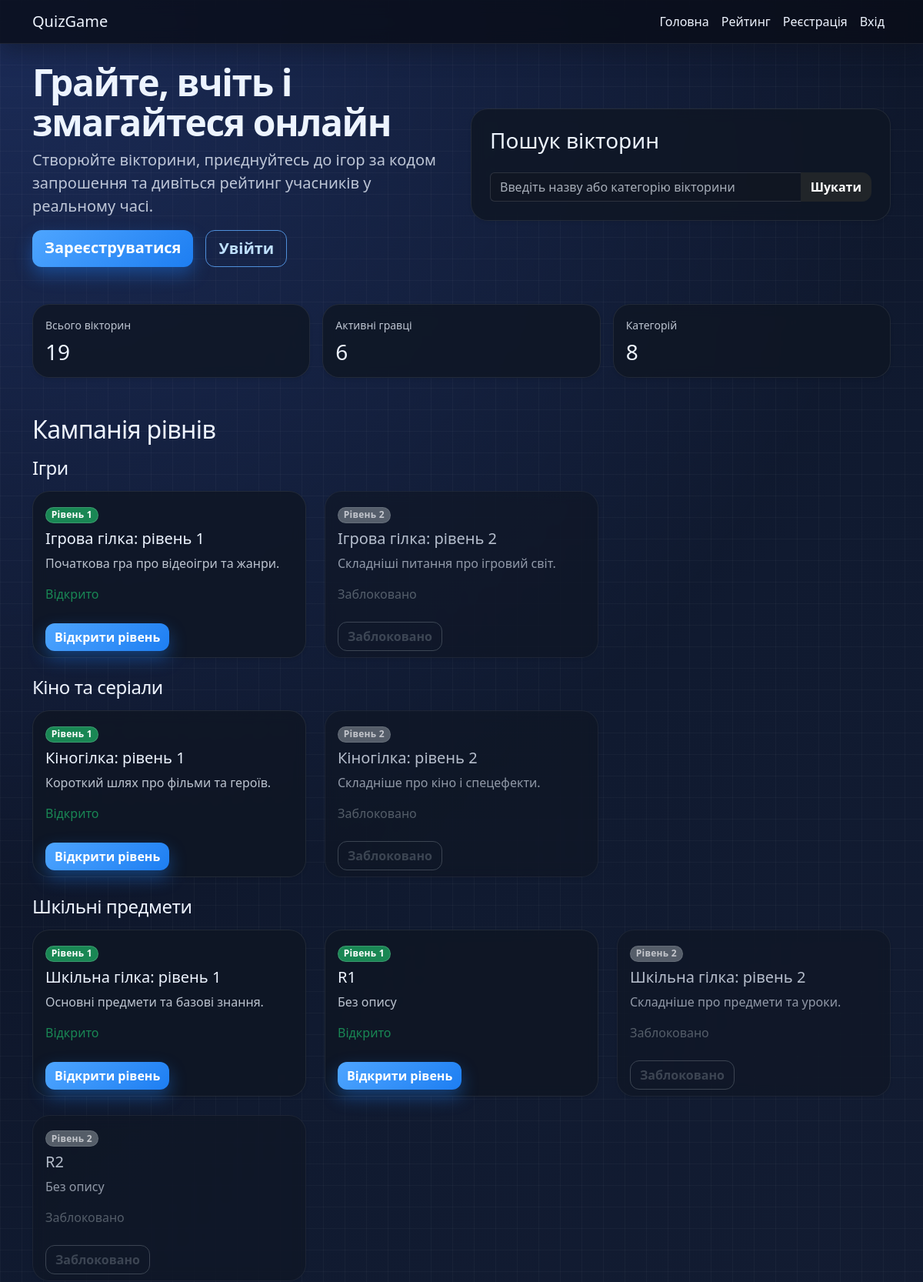
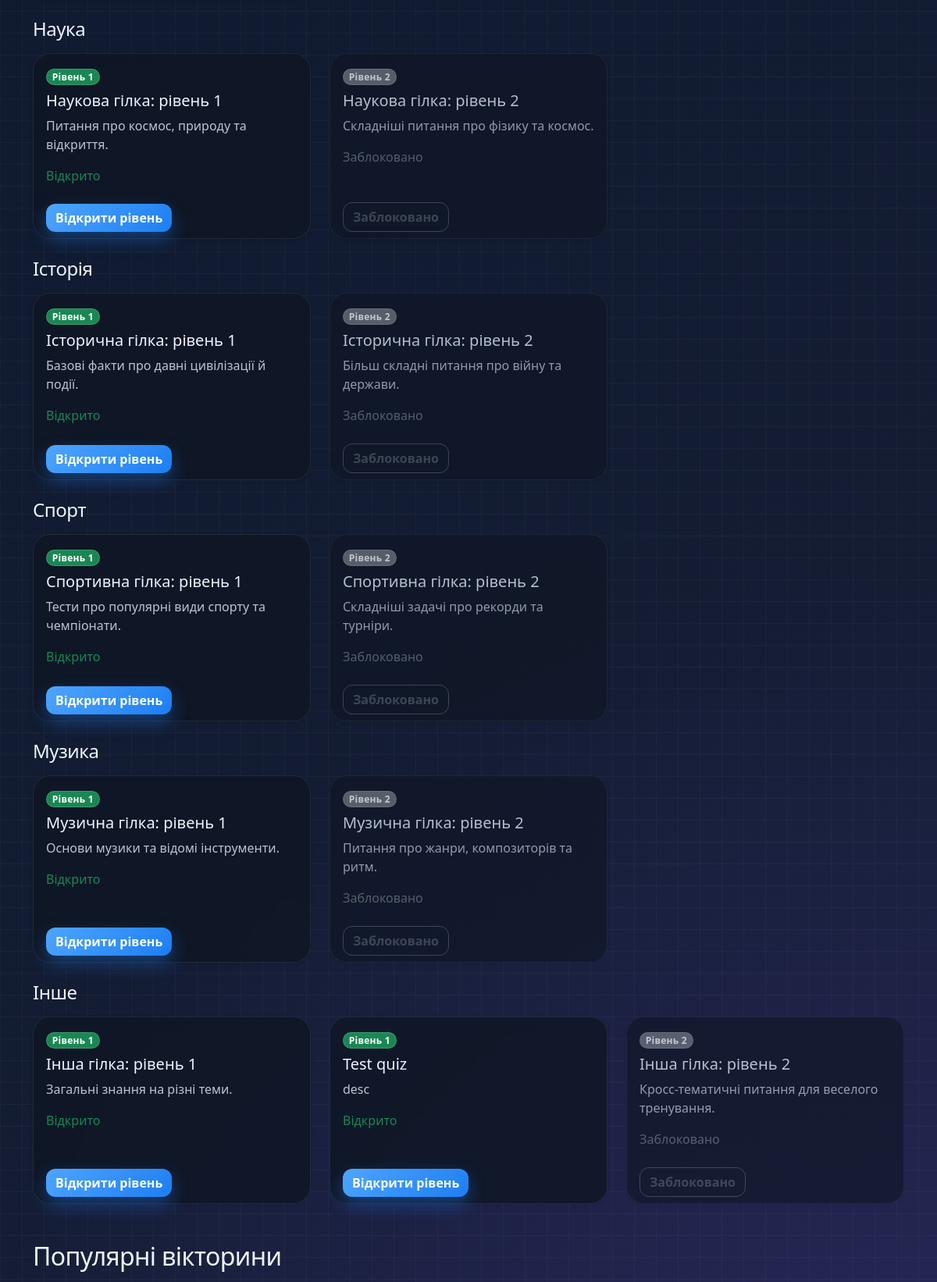
The page / (upper part) on the database its author committed (2 pictures, top to bottom).
### main/models.py (models this page shows, shortened)
class Quiz(models.Model):
    CATEGORY_CHOICES = [
        ('games', 'Ігри'),
        ('movies', 'Кіно та серіали'),
        ('school', 'Шкільні предмети'),
        ('science', 'Наука'),
        ('history', 'Історія'),
        ('sports', 'Спорт'),
        ('music', 'Музика'),
        ('other', 'Інше'),
    ]
    DIFFICULTY_CHOICES = [
        ('easy', 'Легка'),
        ('medium', 'Середня'),
        ('hard', 'Складна'),
    ]
    title = models.CharField(max_length=200)
    description = models.TextField(blank=True)
    category = models.CharField(max_length=20, choices=CATEGORY_CHOICES, default='other')
    difficulty = models.CharField(max_length=10, choices=DIFFICULTY_CHOICES, default='medium')
    created_by = models.ForeignKey(settings.AUTH_USER_MODEL, on_delete=models.CASCADE, related_name='quizzes')
    invite_code = models.CharField(max_length=20, unique=True)
    is_public = models.BooleanField(default=True)
    level_number = models.PositiveIntegerField(default=1)
    created_at = models.DateTimeField(default=timezone.now)
    updated_at = models.DateTimeField(auto_now=True)
    class Meta:
        ordering = ['level_number', 'created_at']

### main/views.py (the view)
# urls.py: path('', views.home, name='home'),
def home(request):
    search_query = request.GET.get('q', '').strip()
    quiz_queryset = Quiz.objects.filter(is_public=True)
    if search_query:
        quiz_queryset = quiz_queryset.filter(
            Q(title__icontains=search_query)
            | Q(description__icontains=search_query)
            | Q(category__icontains=search_query)
        )
    quizzes = list(quiz_queryset.order_by('-created_at')[:6])
    branch_order = ['games', 'movies', 'school', 'science', 'history', 'sports', 'music', 'other']
    campaign_branches = []
    for branch_key, branch_label in Quiz.CATEGORY_CHOICES:
        if branch_key not in branch_order:
            branch_order.append(branch_key)
    for branch_key in branch_order:
        branch_quizzes = quiz_queryset.filter(category=branch_key).order_by('level_number')
        if not branch_quizzes.exists():
            continue
        for quiz in branch_quizzes:
            if request.user.is_authenticated:
                quiz.unlocked = quiz.is_unlocked_for_user(request.user)
            else:
                quiz.unlocked = quiz.level_number == 1
        campaign_branches.append({
            'key': branch_key,
            'label': dict(Quiz.CATEGORY_CHOICES).get(branch_key, branch_key),
            'quizzes': list(branch_quizzes),
        })
    if not campaign_branches:
        campaign_levels = []
    else:
        campaign_levels = [quiz for branch in campaign_branches for quiz in branch['quizzes']]
    return render(request, 'main/home.html', {
        'quizzes': quizzes,
        'campaign_levels': campaign_levels,
        'campaign_branches': campaign_branches,
        'search_query': search_query,
        'stats': {
            'quizzes_total': Quiz.objects.filter(is_public=True).count(),
            'players_total': User.objects.count(),
            'categories_total': len(Quiz.CATEGORY_CHOICES),
        },
    })

### templates/main/home.html (shortened to what this page needs)
{% extends 'base.html' %}
{% block content %}
<div class="row align-items-center mb-5">
    <div class="col-lg-6">
        <h1 class="display-5 fw-bold">Грайте, вчіть і змагайтеся онлайн</h1>
        <p class="lead text-muted">Створюйте вікторини, приєднуйтесь до ігор за кодом запрошення та дивіться рейтинг учасників у реальному часі.</p>
        <div class="d-flex gap-3">
            <a href="{% url 'register' %}" class="btn btn-primary btn-lg">Зареєструватися</a>
            <a href="{% url 'login' %}" class="btn btn-outline-primary btn-lg">Увійти</a>
        </div>
    </div>
    <div class="col-lg-6">
        <div class="card shadow-sm border-0 p-4 quiz-search">
            <h3>Пошук вікторин</h3>
            <form method="get" action="{% url 'home' %}" class="mt-3">
                <div class="input-group">
                    <input type="text" name="q" class="form-control" placeholder="Введіть назву або категорію вікторини" value="{{ search_query }}">
                    <button type="submit" class="btn btn-dark">Шукати</button>
                </div>
            </form>
        </div>
    </div>
</div>
<div class="row g-3 mb-5">
    <div class="col-md-4">
        <div class="card shadow-sm border-0 h-100">
            <div class="card-body">
                <div class="text-muted small">Всього вікторин</div>
                <h3 class="mb-0 mt-2">{{ stats.quizzes_total }}</h3>
            </div>
        </div>
    </div>
    <div class="col-md-4">
        <div class="card shadow-sm border-0 h-100">
            <div class="card-body">
                <div class="text-muted small">Активні гравці</div>
                <h3 class="mb-0 mt-2">{{ stats.players_total }}</h3>
            </div>
        </div>
    </div>
    <div class="col-md-4">
        <div class="card shadow-sm border-0 h-100">
            <div class="card-body">
                <div class="text-muted small">Категорій</div>
                <h3 class="mb-0 mt-2">{{ stats.categories_total }}</h3>
            </div>
        </div>
    </div>
</div>
<section class="mb-5">
    <h2 class="mb-3">Кампанія рівнів</h2>
    {% if campaign_branches %}
        {% for branch in campaign_branches %}
        <div class="mb-4">
            <h4 class="mb-3">{{ branch.label }}</h4>
            <div class="row row-cols-1 row-cols-md-3 g-4">
                {% for quiz in branch.quizzes %}
                <div class="col">
                    <div class="card h-100 shadow-sm {% if not quiz.unlocked %}opacity-75 border-secondary{% endif %}">
                        <div class="card-body">
                            <span class="badge {% if quiz.unlocked %}bg-success{% else %}bg-secondary{% endif %} mb-2">Рівень {{ quiz.level_number }}</span>
                            <h5 class="card-title">{{ quiz.title }}</h5>
                            <p class="card-text text-muted">{{ quiz.description|default:'Без опису' }}</p>
                            {% if quiz.unlocked %}
                            <p class="text-success mb-0">Відкрито</p>
                            {% else %}
                            <p class="text-secondary mb-0">Заблоковано</p>
                            {% endif %}
                        </div>
                        <div class="card-footer bg-white border-0">
                            {% if quiz.unlocked %}
                            <a href="{% url 'quiz_detail' quiz.id %}" class="btn btn-primary">Відкрити рівень</a>
                            {% else %}
                            <button class="btn btn-outline-secondary" disabled>Заблоковано</button>
                            {% endif %}
                        </div>
                    </div>
                </div>
                {% empty %}
                <div class="col-12">
                    <div class="alert alert-secondary">У цій гілці поки немає рівнів.</div>
                </div>
                {% endfor %}
            </div>
        </div>
        {% endfor %}
    {% else %}
    <div class="alert alert-secondary">Поки немає рівнів кампанії.</div>
    {% endif %}
</section>
<section>
    <h2 class="mb-3">Популярні вікторини</h2>
    <div class="row row-cols-1 row-cols-md-3 g-4">
    </div>
</section>
{% endblock %}

### static/styles.css (style rules this page uses)
body { margin: 0; min-height: 100vh; font-family: 'Segoe UI', Tahoma, Geneva, Verdana, sans-serif; background: radial-gradient(circle at top left, rgba(75, 125, 255, 0.25), transparent 30%), radial-gradient(circle at bottom right, rgba(120, 80, 255, 0.22), transparent 35%), linear-gradient(135deg, #0b1020 0%, #101a30 35%, #171f35 100%); color: #eef4ff; }
body::before { content: ""; position: fixed; inset: 0; background-image: linear-gradient(rgba(255,255,255,0.03) 1px, transparent 1px), linear-gradient(90deg, rgba(255,255,255,0.03) 1px, transparent 1px); background-size: 28px 28px; pointer-events: none; }
.card { border: 1px solid rgba(255, 255, 255, 0.08) !important; border-radius: 22px; background: rgba(15, 22, 36, 0.82); box-shadow: 0 20px 48px rgba(0, 0, 0, 0.28); backdrop-filter: blur(8px); color: #edf4ff; }
.card-body, .card-footer { background: transparent !important; color: #edf4ff; }
.card-title, .card h2, .card h3, .card h4, .card h5, .card h6, .display-5, .lead, .text-muted { color: #edf4ff !important; }
.text-muted { opacity: 0.78; }
.btn { border-radius: 12px; font-weight: 600; transition: transform 0.15s ease, box-shadow 0.15s ease; }
.btn-primary { background: linear-gradient(135deg, #4ea5ff 0%, #1d7ef2 100%); border: none; box-shadow: 0 10px 22px rgba(29, 126, 242, 0.4); }
.btn-outline-primary { border-color: rgba(94, 170, 255, 0.8); color: #bfe0ff; }
.btn-outline-secondary { border-color: rgba(255,255,255,0.25); color: #e7ecf8; }
.badge { border-radius: 999px; font-weight: 600; letter-spacing: 0.02em; }
.bg-primary, .bg-success, .bg-secondary, .bg-warning, .bg-danger { box-shadow: inset 0 0 0 1px rgba(255,255,255,0.15); }
.form-control, .form-select, .input-group-text { background: rgba(17, 24, 36, 0.9); border: 1px solid rgba(255,255,255,0.12); color: #edf4ff; }
.form-control::placeholder { color: rgba(15, 22, 36, 0.6); }
.form-control, .form-select { color: #111827; }
.quiz-search .form-control, .quiz-search .form-control:focus { background: rgba(17, 24, 36, 0.9); color: #edf4ff; }
.quiz-search .form-control::placeholder { color: rgba(237, 244, 255, 0.68); }
.display-5 { line-height: 1.08; letter-spacing: -0.03em; }
section h2, section h3, section h4 { letter-spacing: -0.02em; }

### rows shown on the page
Quiz: level_number "1", title "Ігрова гілка: рівень 1", description "Початкова гра про відеоігри та жанри.", shows "Відкрито", shows "Відкрити рівень"
Quiz: level_number "2", title "Ігрова гілка: рівень 2", description "Складніші питання про ігровий світ.", shows "Заблоковано"
Quiz: level_number "1", title "Кіногілка: рівень 1", description "Короткий шлях про фільми та героїв.", shows "Відкрито", shows "Відкрити рівень"
Quiz: level_number "2", title "Кіногілка: рівень 2", description "Складніше про кіно і спецефекти.", shows "Заблоковано"
Quiz: level_number "1", title "Шкільна гілка: рівень 1", description "Основні предмети та базові знання.", shows "Відкрито", shows "Відкрити рівень"
Quiz: level_number "1", title "R1", description "Без опису", shows "Відкрито", shows "Відкрити рівень"
Quiz: level_number "2", title "Шкільна гілка: рівень 2", description "Складніше про предмети та уроки.", shows "Заблоковано"
Quiz: level_number "2", title "R2", description "Без опису", shows "Заблоковано"
Quiz: level_number "1", title "Наукова гілка: рівень 1", description "Питання про космос, природу та відкриття.", shows "Відкрито", shows "Відкрити рівень"
Quiz: level_number "2", title "Наукова гілка: рівень 2", description "Складніші питання про фізику та космос.", shows "Заблоковано"
Quiz: level_number "1", title "Історична гілка: рівень 1", description "Базові факти про давні цивілізації й події.", shows "Відкрито", shows "Відкрити рівень"
Quiz: level_number "2", title "Історична гілка: рівень 2", description "Більш складні питання про війну та держави.", shows "Заблоковано"
Quiz: level_number "1", title "Спортивна гілка: рівень 1", description "Тести про популярні види спорту та чемпіонати.", shows "Відкрито", shows "Відкрити рівень"
Quiz: level_number "2", title "Спортивна гілка: рівень 2", description "Складніші задачі про рекорди та турніри.", shows "Заблоковано"
Quiz: level_number "1", title "Музична гілка: рівень 1", description "Основи музики та відомі інструменти.", shows "Відкрито", shows "Відкрити рівень"
Quiz: level_number "2", title "Музична гілка: рівень 2", description "Питання про жанри, композиторів та ритм.", shows "Заблоковано"
Quiz: level_number "1", title "Інша гілка: рівень 1", description "Загальні знання на різні теми.", shows "Відкрито", shows "Відкрити рівень"
Quiz: level_number "1", title "Test quiz", description "desc", shows "Відкрито", shows "Відкрити рівень"
Quiz: level_number "2", title "Інша гілка: рівень 2", description "Кросс-тематичні питання для веселого тренування.", shows "Заблоковано"

### other values the page prints
{{ stats.quizzes_total }} "19"
{{ stats.players_total }} "6"
{{ stats.categories_total }} "8"
{{ branch.label }} "Ігри" "Кіно та серіали" "Шкільні предмети" "Наука" "Історія" "Спорт" "Музика" "Інше"
